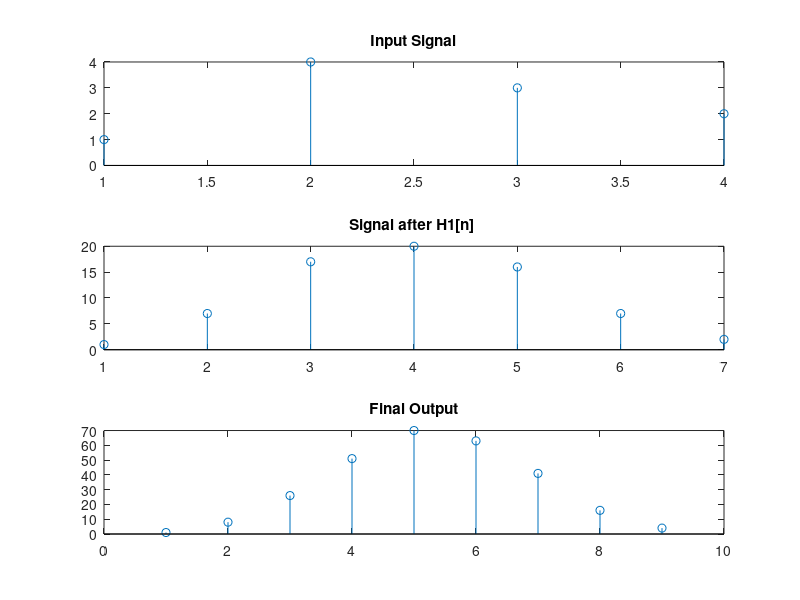

Write the MATLAB code that produced this figure.
%Task8
clc
clear all
H1=[1 3 2 1];
H2=[1 1 2];
X=[1 4 3 2];
result1=conv(H1,X);
y=conv(result1,H2);
subplot(3,1,1);
stem(X);
title('Input Signal');
subplot(3,1,2);
stem(result1);
title('Signal after H1[n] ')
subplot(3,1,3);
stem(y);
title('Final Output');
